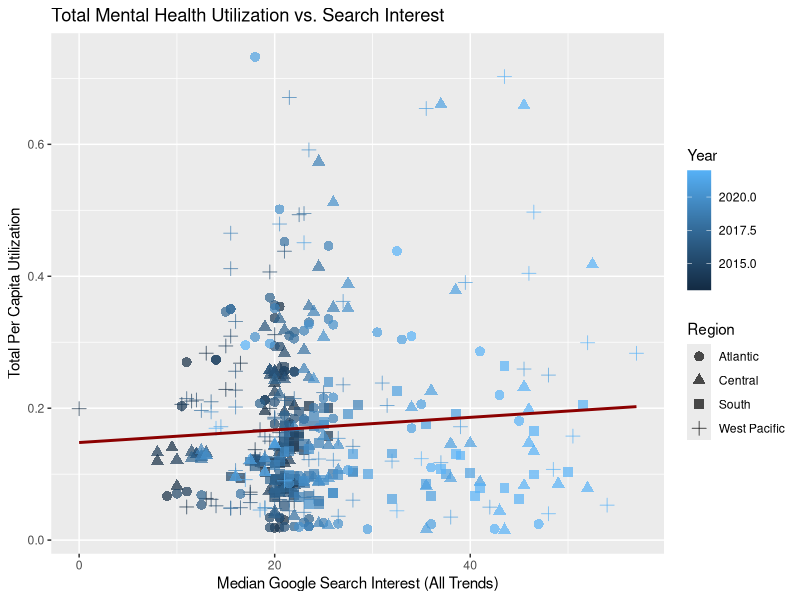
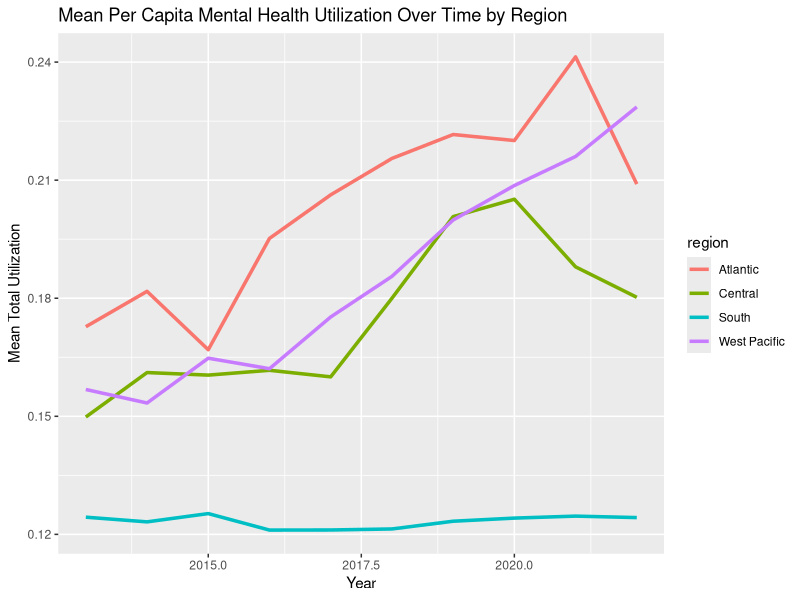
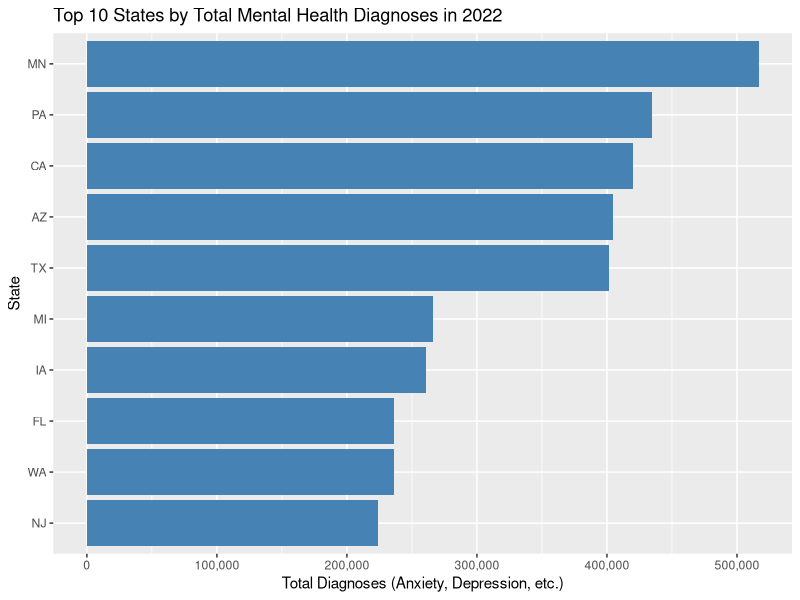
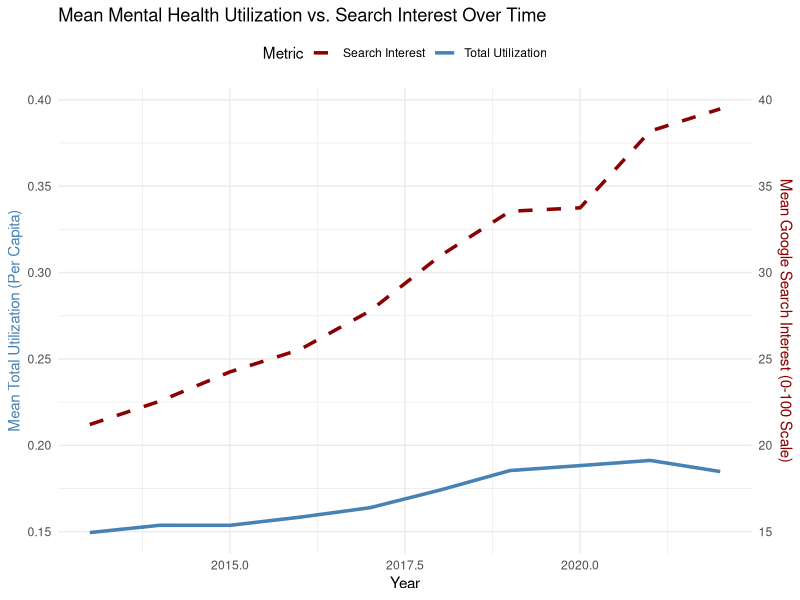

Write R code to recreate these figures, in order.
## ---- chunk 1
library(readxl)
library(dplyr)
library(ggplot2)
library(scales)
data <- read_excel("Data/googleTrendsMH.xlsx", sheet = "googleTrendsMH")
## ---- chunk 2
table1 <- data %>%
  group_by(region) %>%
  summarise(
    avg_outpatient_util = mean(outpatient_util, na.rm = TRUE),
    avg_inpatient_util = mean(inpatient_util, na.rm = TRUE),
    avg_total_util = mean(total_util, na.rm = TRUE),
    avg_median_trend = mean(median_all_trends, na.rm = TRUE)
  )
print(table1)
## ---- chunk 3
table2 <- data %>%
  arrange(desc(total_util)) %>%
  select(state, year, total_util, outpatient_util, inpatient_util, median_all_trends) %>%
  head(10)
print(table2)
## ---- chunk 4
ggplot(data, aes(x = median_all_trends, y = total_util)) +
  geom_point(aes(color = year, shape = region), size = 3, alpha = 0.7) +
  geom_smooth(method = "lm", se = FALSE, color = "darkred") +
  labs(title = "Total Mental Health Utilization vs. Search Interest",
       x = "Median Google Search Interest (All Trends)",
       y = "Total Per Capita Utilization",
       color = "Year", 
       shape = "Region")

## ---- chunk 5
ggplot(data, aes(x = year, y = total_util, color = region)) +
  geom_line(stat = "summary", fun = "mean", size = 1.2) +
  labs(title = "Mean Per Capita Mental Health Utilization Over Time by Region",
       x = "Year", y = "Mean Total Utilization")
## ---- chunk 6
latest_year <- max(data$year, na.rm = TRUE)

data_latest <- filter(data, year == latest_year)

data_latest$diagnoses_total <- rowSums(data_latest[, c("anxiety_ct", "depression_ct", "adhd_ct", "bipolar_ct", "trauma_stress_ct")], na.rm = TRUE)

top_diagnosis_states <- data_latest %>%
  arrange(desc(diagnoses_total)) %>%
  head(10)

ggplot(top_diagnosis_states, aes(x = reorder(state, diagnoses_total), y = diagnoses_total)) +
  geom_col(fill = "steelblue") +
  coord_flip() +
  labs(title = paste("Top 10 States by Total Mental Health Diagnoses in", latest_year),
       x = "State", y = "Total Diagnoses (Anxiety, Depression, etc.)") + 
  scale_y_continuous(labels = label_comma())
## ---- chunk 7
summary_by_year <- data %>%
  group_by(year) %>%
  summarise(
    mean_total_util = mean(total_util, na.rm = TRUE),
    mean_search_interest = mean(mean_all_trends, na.rm = TRUE)
  )

ggplot(summary_by_year, aes(x = year)) +
  geom_line(aes(y = mean_total_util, color = "Total Utilization"), size = 1.2) +
  geom_line(aes(y = mean_search_interest / 100, color = "Search Interest"), size = 1.2, linetype = "dashed") +
  scale_y_continuous(
    name = "Mean Total Utilization (Per Capita)",
    sec.axis = sec_axis(~ . * 100, name = "Mean Google Search Interest (0-100 Scale)")
  ) +
  scale_color_manual(values = c("Total Utilization" = "steelblue", "Search Interest" = "darkred")) +
  labs(
    title = "Mean Mental Health Utilization vs. Search Interest Over Time",
    x = "Year",
    color = "Metric"
  ) +
  theme_minimal() +
  theme(
    axis.title.y.left = element_text(color = "steelblue"),
    axis.title.y.right = element_text(color = "darkred"),
    legend.position = "top")
